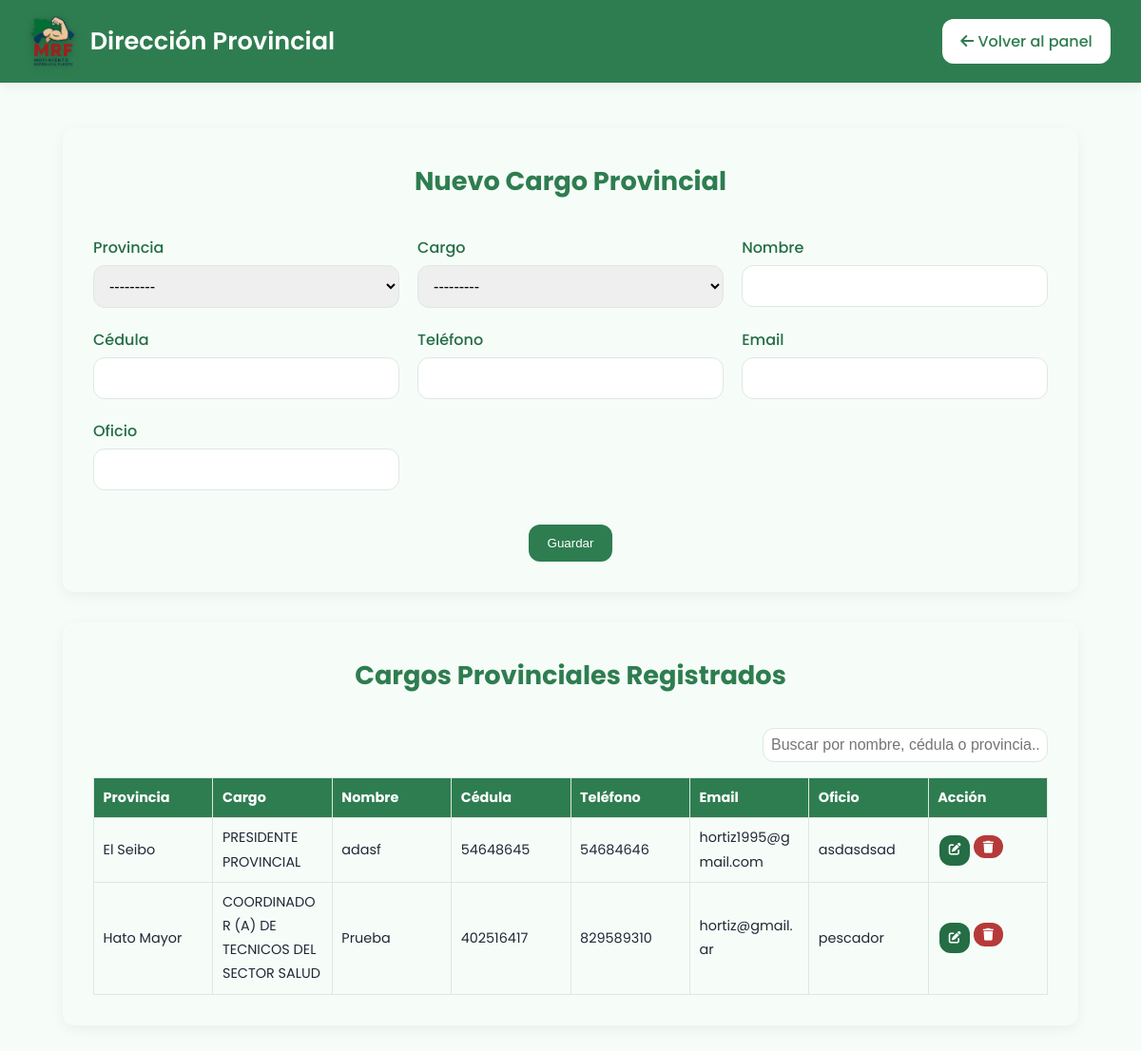
/formulario-direccion-provincial/ (signed in), run on the app's committed database.
### registro/models.py (models this page shows, shortened)
class CargoProvincial(models.Model):
    provincia = models.CharField(max_length=50, choices=PROVINCIAS_RD)
    orden = models.PositiveSmallIntegerField(choices=[
        (1, "PRESIDENTE PROVINCIAL"),
        (2, "COORDINADOR OPERATIVO Y DE ORGANIZACIÓN"),
        (3, "COORDINADOR DE TECNOLOGIA Y REDES"),
        (4, "COORDINADOR MEDICOS GENERALES Y ESPECIALISTAS"),
        (5, "COORDINADOR (A) DE ENFERMERIA"),
        (6, "COORDINADOR (A) DE SALUD MENTAL"),
        (7, "COORDINADOR (A) DE ODONTOLOGIA"),
        (8, "COORDINADOR (A) DE TECNICOS DEL SECTOR SALUD"),
        (9, "COORDINADOR (A) DE BIOANALISIS"),
        (10, "COORDINADOR DE IGLESIAS Y ORGANIZACIONES SIN FINES DE LUCRO"),
        (11, "COORDINADOR DE PROFESIONALES INDEPENDIENTES"),
        (12, "COORDINADOR DE ASUNTOS COMUNITARIOS"),
    ])
    nombre = models.CharField(max_length=100)
    cedula = models.CharField(max_length=20)
    telefono = models.CharField(max_length=20)
    email = models.EmailField()
    oficio = models.CharField(max_length=100)
    creado_por = models.ForeignKey(User, on_delete=models.CASCADE, null=True, blank=True)

### registro/views.py (the view)
# urls.py: path('formulario-direccion-provincial/', views.formulario_direccion_provincial, name='formulario_direccion_provincial'),
@login_required
def formulario_direccion_provincial(request):
    editar_id = request.GET.get('editar_id') or request.POST.get('editar_id')
    instancia = None
    if request.method == 'POST':
        if editar_id and editar_id.isdigit():
            instancia = get_object_or_404(CargoProvincial, id=int(editar_id))
            form = CargoProvincialForm(request.POST, instance=instancia)
        else:
            form = CargoProvincialForm(request.POST)
        if form.is_valid():
            cargo = form.save(commit=False)
            if not instancia:
                cargo.creado_por = request.user
            cargo.save()
            return redirect('formulario_direccion_provincial')
    else:
        if editar_id and editar_id.isdigit():
            instancia = get_object_or_404(CargoProvincial, id=int(editar_id))
            form = CargoProvincialForm(instance=instancia)
        else:
            form = CargoProvincialForm()
    registros = CargoProvincial.objects.order_by('provincia', 'orden')
    return render(request, 'formulario_direccion_provincial.html', {
        'form': form,
        'registros': registros,
        'editar_id': editar_id,
    })

### registro/forms.py
class CargoProvincialForm(forms.ModelForm):
    class Meta:
        model = CargoProvincial
        fields = ['provincia','orden', 'nombre', 'cedula', 'telefono', 'email', 'oficio']

### templates/formulario_direccion_provincial.html (shortened to what this page needs)
{% load static %}
<!DOCTYPE html>
<html lang="es">
<head>
  <link href="https://cdnjs.cloudflare.com/ajax/libs/font-awesome/6.4.0/css/all.min.css" rel="stylesheet">
  <link rel="stylesheet" href="{% static 'css/style.css' %}">
</head>
<body>
  <header class="header-prov">
    <div class="header-prov__left">
      <img src="{% static 'img/Logo-mrf.png' %}" alt="Logo Movimiento República Fuerte" class="header-prov__logo">
      <h1 class="header-prov__titulo">Dirección Provincial</h1>
    </div>
    <div class="header-prov__right">
      <a href="{% url 'panel_admin' %}" class="btn btn--light">
        <i class="fas fa-arrow-left"></i> Volver al panel
      </a>
    </div>
  </header>
  <main class="formulario-prov-container">
    <div class="formulario-box">
      <h2 class="form-title">{% if editar_id %}Editar Cargo Provincial{% else %}Nuevo Cargo Provincial{% endif %}</h2>
      <form method="post" class="formulario-modern">
        <div class="form-row"><label>Provincia</label>{{ form.provincia }}</div>
        <div class="form-row"><label>Cargo</label>{{ form.orden }}</div>
        <div class="form-row"><label>Nombre</label>{{ form.nombre }}</div>
        <div class="form-row"><label>Cédula</label>{{ form.cedula }}</div>
        <div class="form-row"><label>Teléfono</label>{{ form.telefono }}</div>
        <div class="form-row"><label>Email</label>{{ form.email }}</div>
        <div class="form-row"><label>Oficio</label>{{ form.oficio }}</div>
        <div class="form-actions">
          <button type="submit" class="btn" style="background: var(--verde-mapa);">Guardar</button>
        </div>
      </form>
    </div>
    <div class="tabla-box">
      <h3 class="form-title">Cargos Provinciales Registrados</h3>
      <div class="search-box">
        <input type="text" id="searchInput" placeholder="Buscar por nombre, cédula o provincia..." onkeyup="filtrarTabla()">
      </div>
      <div class="tabla-wrapper">
        <table class="tabla-registros" id="tablaRegistros">
          <thead>
            <tr>
              <th>Provincia</th>
              <th>Cargo</th>
              <th>Nombre</th>
              <th>Cédula</th>
              <th>Teléfono</th>
              <th>Email</th>
              <th>Oficio</th>
              <th>Acción</th>
            </tr>
          </thead>
          <tbody>
            {% for reg in registros %}
              <tr>
                <td>{{ reg.provincia }}</td>
                <td>{{ reg.get_orden_display }}</td>
                <td>{{ reg.nombre }}</td>
                <td>{{ reg.cedula }}</td>
                <td>{{ reg.telefono }}</td>
                <td>{{ reg.email }}</td>
                <td>{{ reg.oficio }}</td>
                <td>
                  {% if request.user.is_superuser %}
                    <div style="display: flex;">
                      <a href="?editar_id={{ reg.id }}" class="btn btn--small btn-editar"><i class="fas fa-edit"></i></a>
                      <form method="post" action="{% url 'eliminar_cargo_provincial' reg.id %}" style="display:inline;" onsubmit="return confirm('¿Eliminar este cargo?');">
                        <button type="submit" class="btn btn--small btn-eliminar"><i class="fas fa-trash"></i></button>
                      </form>
                    </div>
                  {% endif %}
                </td>
              </tr>
            {% empty %}
              <tr><td colspan="8" style="text-align:center;">No hay cargos provinciales registrados aún.</td></tr>
            {% endfor %}
          </tbody>
        </table>
      </div>
    </div>
  </main>
</body>
</html>

### static/css/style.css (style rules this page uses)
:root { --rojo-mrf: #b63a3a; --verde-mapa: #2e7d50; --verde-oscuro: #256d45; --azul-oscuro: #102f41; --azul-marino: #183d4f; --beige-brazo: #f5d7b5; --blanco: #ffffff; --gris-claro: #f6fdf8; --gris-medio: #dfe7e3; --gris-oscuro: #4a4a4a; --texto-oscuro: #1f2937; --sombra-suave: 0 4px 14px rgba(0, 0, 0, 0.05); --borde-radio: 12px; }
* { margin: 0; padding: 0; box-sizing: border-box; }
html { scroll-behavior: smooth; }
body { font-family: 'Poppins', sans-serif; background: var(--gris-claro); color: var(--texto-oscuro); line-height: 1.75; font-size: 16px; overflow-x: hidden; }
.btn { background: var(--verde-mapa); color: var(--blanco); padding: 0.75rem 1.25rem; border-radius: var(--borde-radio); font-weight: 500; display: inline-block; transition: all 0.3s ease; cursor: pointer; text-align: center; text-decoration: none; border: none; }
.btn--small { padding: 0.5rem 1rem; font-size: 0.9rem; }
input, select { padding: 0.75rem; border: 1px solid var(--gris-medio); border-radius: var(--borde-radio); font-size: 1rem; width: 100%; }
.formulario-box, .login-box, .tabla-box { background: var(--blanco); padding: 2rem; border-radius: var(--borde-radio); box-shadow: var(--sombra-suave); margin-bottom: 3rem; }
.form-title, .login-box h2, .prov-title { text-align: center; font-size: 1.5rem; font-weight: 600; margin-bottom: 1.5rem; color: var(--verde-mapa); }
.tabla-registros { width: 100%; border-collapse: collapse; font-size: 0.95rem; }
.tabla-registros thead { background: var(--verde-mapa); color: var(--blanco); }
.tabla-registros th, .tabla-registros td { padding: 0.75rem; border-bottom: 1px solid var(--gris-medio); text-align: left; }

### templates/formulario_direccion_provincial.html (style rules this page uses)
:root { --verde-mapa: #2e7d50; --verde-oscuro: #256d45; --rojo-mrf: #b63a3a; --blanco: #ffffff; --gris-medio: #dfe7e3; --gris-claro: #f6fdf8; --sombra-suave: 0 4px 14px rgba(0, 0, 0, 0.05); --borde-radio: 12px; }
body { background: var(--gris-claro); font-family: 'Poppins', sans-serif; margin: 0; padding: 0; }
.header-prov { background: var(--verde-mapa); color: var(--blanco); display: flex; justify-content: space-between; align-items: center; padding: 1rem 2rem; flex-wrap: wrap; box-shadow: var(--sombra-suave); }
.header-prov__left { display: flex; align-items: center; gap: 1rem; }
.header-prov__logo { height: 55px; filter: drop-shadow(0 2px 4px rgba(0, 0, 0, 0.25)); }
.header-prov__titulo { font-size: 1.6rem; font-weight: 600; }
.header-prov__right .btn--light { background: var(--blanco); color: var(--verde-mapa); padding: 0.6rem 1.2rem; border-radius: var(--borde-radio); text-decoration: none; font-weight: 500; transition: background 0.3s ease, transform 0.3s ease; }
.formulario-prov-container { max-width: 1100px; margin: 3rem auto; padding: 0 1rem; }
.formulario-box, .tabla-box { background: var(--gris-claro); padding: 2rem; border-radius: var(--borde-radio); box-shadow: var(--sombra-suave); margin-bottom: 2rem; }
.formulario-modern { display: grid; grid-template-columns: repeat(auto-fit, minmax(260px, 1fr)); gap: 1.2rem; }
.form-row label { font-weight: 500; color: var(--verde-oscuro); margin-bottom: 0.3rem; display: block; }
.form-actions { grid-column: 1 / -1; text-align: center; margin-top: 1rem; }
.form-title { text-align: center; font-size: 1.7rem; font-weight: 700; color: var(--verde-mapa); margin-bottom: 2rem; }
.search-box { text-align: right; margin-bottom: 1rem; }
.search-box input { padding: 0.5rem; border: 1px solid var(--gris-medio); border-radius: var(--borde-radio); width: 100%; max-width: 300px; }
.tabla-wrapper { overflow-x: auto; }
.tabla-registros { width: 100%; border-collapse: collapse; font-size: 0.9rem; table-layout: fixed; }
.tabla-registros th, .tabla-registros td { padding: 0.5rem 0.6rem; border: 1px solid var(--gris-medio); text-align: left; word-break: break-word; }
.tabla-registros th { background: var(--verde-mapa); color: white; }
.btn--small { font-size: 0.8rem; padding: 0.3rem 0.6rem; border-radius: var(--borde-radio); border: none; color: white; cursor: pointer; margin: 0 2px; }
.btn-editar { background: var(--verde-oscuro); }
.btn-eliminar { background: var(--rojo-mrf); }

### data on the page
CargoProvincial: provincia "El Seibo", orden "PRESIDENTE PROVINCIAL", nombre "adasf", cedula "54648645", telefono "54684646", email "hortiz1995@gmail.com", oficio "asdasdsad"
CargoProvincial: provincia "Hato Mayor", orden "COORDINADOR (A) DE TECNICOS DEL SECTOR SALUD", nombre "Prueba", cedula "402516417", telefono "829589310", email "hortiz@gmail.ar", oficio "pescador"
